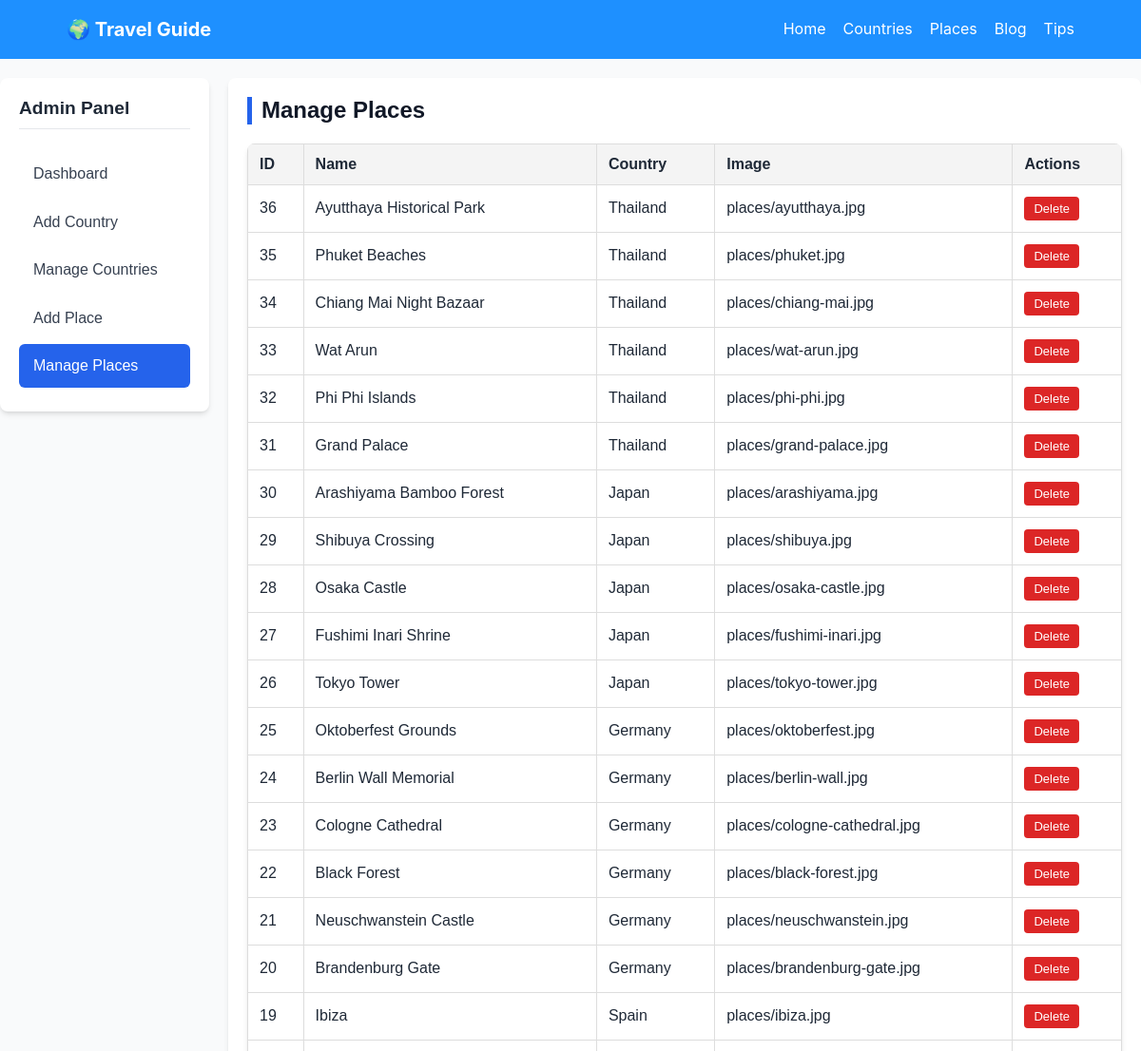
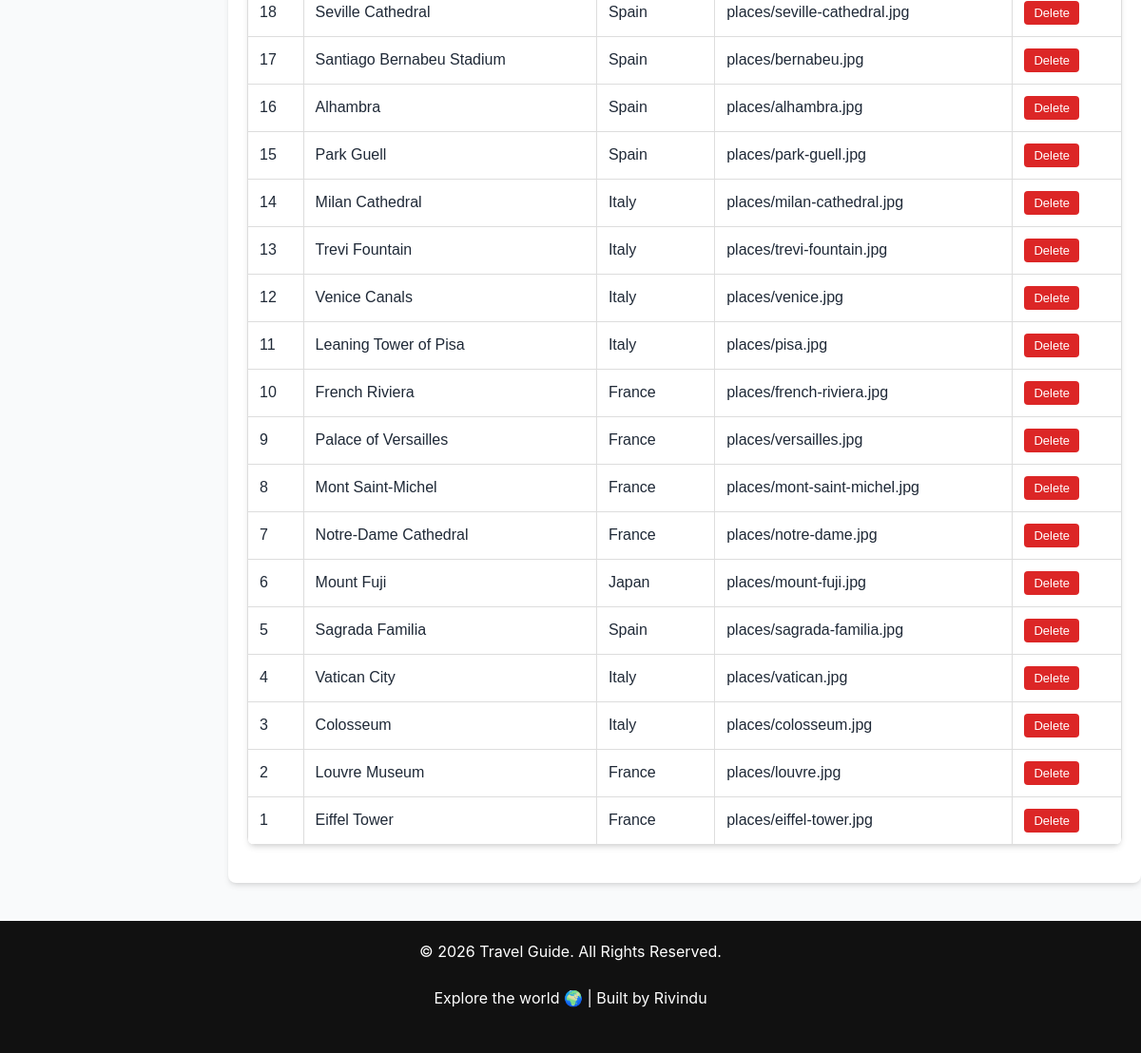
The app's page /admin/manage-places.php (signed in) with its own data (2 pictures, top to bottom).
### tables this page shows
CREATE TABLE `places` (
  `id` int(11) NOT NULL,
  `country_id` int(11) NOT NULL,
  `name` varchar(100) NOT NULL,
  `description` text DEFAULT NULL,
  `image` varchar(255) DEFAULT NULL,
  `created_at` timestamp NOT NULL DEFAULT current_timestamp()
);

CREATE TABLE `countries` (
  `id` int(11) NOT NULL,
  `name` varchar(100) NOT NULL,
  `description` text DEFAULT NULL,
  `image` varchar(255) DEFAULT NULL,
  `created_at` timestamp NOT NULL DEFAULT current_timestamp()
);

### admin/manage-places.php (the view, shortened to what this page needs)
<?php
include('../includes/db.php');
include('../includes/navbar.php');
?>
<link rel="stylesheet" href="../assets/css/admin.css">
<div class="admin-container">
    <?php include('components/admin-sidebar.php'); ?>
    <div class="admin-content">
        <h2>Manage Places</h2>
        <table class="admin-table" style="width: 100%; border-collapse: collapse; margin-top: 20px;">
            <thead>
                <tr style="background: #f4f4f4; text-align: left;">
                    <th style="padding: 12px; border: 1px solid #ddd;">ID</th>
                    <th style="padding: 12px; border: 1px solid #ddd;">Name</th>
                    <th style="padding: 12px; border: 1px solid #ddd;">Country</th>
                    <th style="padding: 12px; border: 1px solid #ddd;">Image</th>
                    <th style="padding: 12px; border: 1px solid #ddd;">Actions</th>
                </tr>
            </thead>
            <tbody>
                <?php
                $sql = "SELECT places.*, countries.name as country_name
                        FROM places
                        LEFT JOIN countries ON places.country_id = countries.id
                        ORDER BY places.id DESC";
                $result = $conn->query($sql);
                if ($result->num_rows > 0) {
                    while($row = $result->fetch_assoc()) {
                        echo "<tr>
                                <td style='padding: 12px; border: 1px solid #ddd;'>{$row['id']}</td>
                                <td style='padding: 12px; border: 1px solid #ddd;'>{$row['name']}</td>
                                <td style='padding: 12px; border: 1px solid #ddd;'>{$row['country_name']}</td>
                                <td style='padding: 12px; border: 1px solid #ddd;'>{$row['image']}</td>
                                <td style='padding: 12px; border: 1px solid #ddd;'>
                                    <a href='manage-places.php?delete={$row['id']}'
                                       class='btn-del'
                                       style='color: red; text-decoration: none;'
                                       onclick='return confirm(\"Are you sure you want to delete this place?\")'>
                                       Delete
                                    </a>
                                </td>
                              </tr>";
                    }
                } else {
                    echo "<tr><td colspan='5' style='padding: 12px; text-align: center;'>No places found.</td></tr>";
                }
                ?>
            </tbody>
        </table>
    </div>
</div>
<?php include('../includes/footer.php'); ?>

### assets/css/admin.css (style rules this page uses)
* { box-sizing: border-box; margin: 0; padding: 0; }
h1, h2, h3 { margin-bottom: 1rem; line-height: 1.2; color: #111827; }
h2 { border-left: 5px solid var(--primary-color); padding-left: 10px; }
a { color: var(--primary-color); text-decoration: none; }
.admin-container { display: flex; max-width: 1200px; margin: 20px auto; font-family: Arial, sans-serif; gap: 20px; }
.admin-content { flex-grow: 1; background-color: var(--surface-color); padding: 20px; border-radius: var(--border-radius); box-shadow: var(--box-shadow); }
table, .admin-table { width: 100%; border-collapse: collapse; margin-bottom: 20px; margin-top: 20px; background: var(--surface-color); box-shadow: var(--box-shadow); border-radius: var(--border-radius); overflow: hidden; }
th, td { padding: 12px 15px; text-align: left; border-bottom: 1px solid var(--border-color); }
th { background-color: #f4f4f4; font-weight: 600; }
tr:last-child td { border-bottom: none; }
.btn-del { color: #fff !important; background: var(--danger-color); padding: 5px 10px; text-decoration: none; border-radius: 4px; font-size: 13px; display: inline-block; border: none; cursor: pointer; }

### records on screen
places: id "36", name "Ayutthaya Historical Park", country.name "Thailand", image "places/ayutthaya.jpg"
places: id "35", name "Phuket Beaches", country.name "Thailand", image "places/phuket.jpg"
places: id "34", name "Chiang Mai Night Bazaar", country.name "Thailand", image "places/chiang-mai.jpg"
places: id "33", name "Wat Arun", country.name "Thailand", image "places/wat-arun.jpg"
places: id "32", name "Phi Phi Islands", country.name "Thailand", image "places/phi-phi.jpg"
places: id "31", name "Grand Palace", country.name "Thailand", image "places/grand-palace.jpg"
places: id "30", name "Arashiyama Bamboo Forest", country.name "Japan", image "places/arashiyama.jpg"
places: id "29", name "Shibuya Crossing", country.name "Japan", image "places/shibuya.jpg"
places: id "28", name "Osaka Castle", country.name "Japan", image "places/osaka-castle.jpg"
places: id "27", name "Fushimi Inari Shrine", country.name "Japan", image "places/fushimi-inari.jpg"
places: id "26", name "Tokyo Tower", country.name "Japan", image "places/tokyo-tower.jpg"
places: id "25", name "Oktoberfest Grounds", country.name "Germany", image "places/oktoberfest.jpg"
places: id "24", name "Berlin Wall Memorial", country.name "Germany", image "places/berlin-wall.jpg"
places: id "23", name "Cologne Cathedral", country.name "Germany", image "places/cologne-cathedral.jpg"
places: id "22", name "Black Forest", country.name "Germany", image "places/black-forest.jpg"
places: id "21", name "Neuschwanstein Castle", country.name "Germany", image "places/neuschwanstein.jpg"
places: id "20", name "Brandenburg Gate", country.name "Germany", image "places/brandenburg-gate.jpg"
places: id "19", name "Ibiza", country.name "Spain", image "places/ibiza.jpg"
places: id "18", name "Seville Cathedral", country.name "Spain", image "places/seville-cathedral.jpg"
places: id "17", name "Santiago Bernabeu Stadium", country.name "Spain", image "places/bernabeu.jpg"
places: id "16", name "Alhambra", country.name "Spain", image "places/alhambra.jpg"
places: id "15", name "Park Guell", country.name "Spain", image "places/park-guell.jpg"
places: id "14", name "Milan Cathedral", country.name "Italy", image "places/milan-cathedral.jpg"
places: id "13", name "Trevi Fountain", country.name "Italy", image "places/trevi-fountain.jpg"
places: id "12", name "Venice Canals", country.name "Italy", image "places/venice.jpg"
places: id "11", name "Leaning Tower of Pisa", country.name "Italy", image "places/pisa.jpg"
places: id "10", name "French Riviera", country.name "France", image "places/french-riviera.jpg"
places: id "9", name "Palace of Versailles", country.name "France", image "places/versailles.jpg"
places: id "8", name "Mont Saint-Michel", country.name "France", image "places/mont-saint-michel.jpg"
places: id "7", name "Notre-Dame Cathedral", country.name "France", image "places/notre-dame.jpg"
places: id "6", name "Mount Fuji", country.name "Japan", image "places/mount-fuji.jpg"
places: id "5", name "Sagrada Familia", country.name "Spain", image "places/sagrada-familia.jpg"
places: id "4", name "Vatican City", country.name "Italy", image "places/vatican.jpg"
places: id "3", name "Colosseum", country.name "Italy", image "places/colosseum.jpg"
places: id "2", name "Louvre Museum", country.name "France", image "places/louvre.jpg"
places: id "1", name "Eiffel Tower", country.name "France", image "places/eiffel-tower.jpg"
